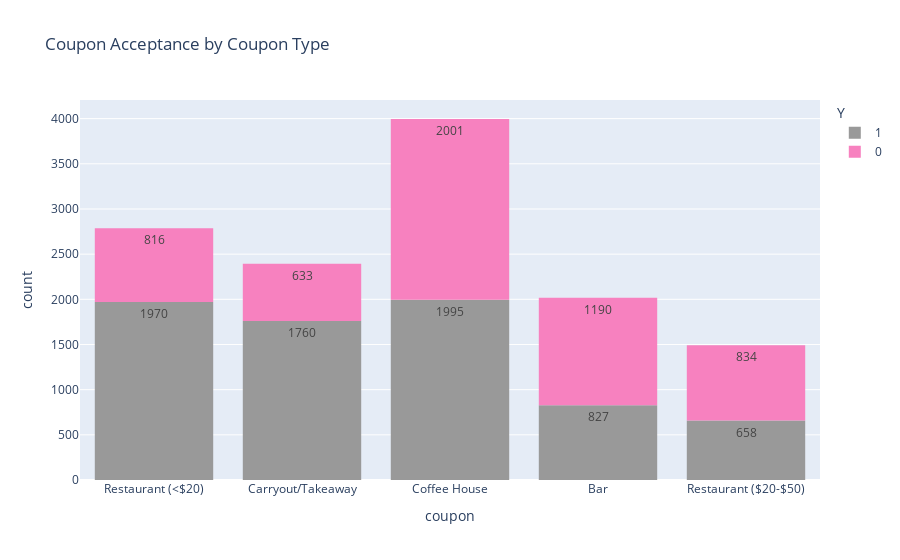
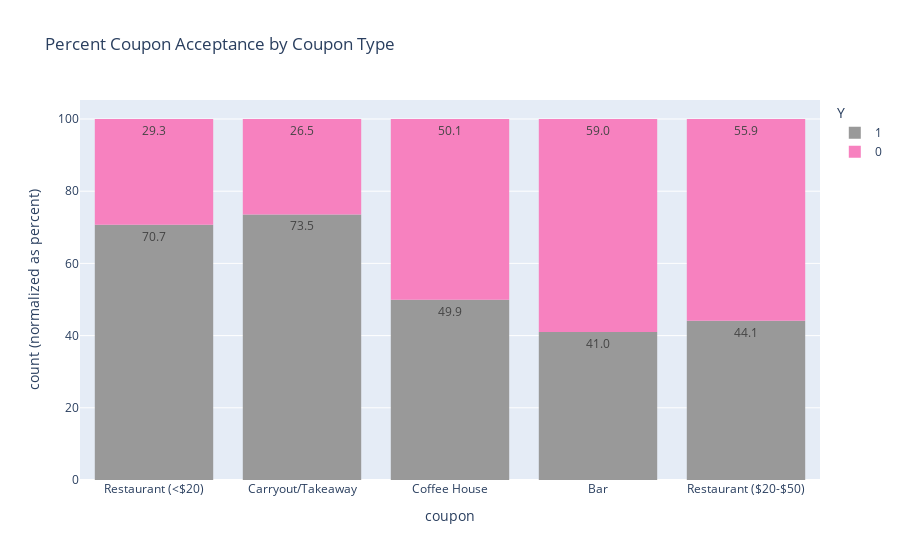

The notebook cell these images were saved under, in order:
### Markdown cell above
5. Use a bar plot to visualize the `coupon` column.

### Code cell
#chart the total number of coupons accepted and not accepted by coupon type
fig_c = px.histogram(data1,x='coupon',color='Y', text_auto='1f', color_discrete_sequence=px.colors.qualitative.Set1_r, title='Coupon Acceptance by Coupon Type')

#chart the percent of coupons accepted and not accepted by coupon type
fig_p = px.histogram(data1,x='coupon',color='Y', barnorm='percent' , text_auto='.1f', color_discrete_sequence=px.colors.qualitative.Set1_r, title='Percent Coupon Acceptance by Coupon Type')
fig_c.show()
fig_p.show()

### Figure 1 — Plotly figure (JSON) as saved in the notebook; plotly's stock layout.template omitted (floating-point values rounded to 4 significant figures; data arrays with more than 128 entries replaced by an {"elided": "..."} marker saying what was removed)
{"data": [{"bingroup": "x", "hovertemplate": "Y=1<br>coupon=%{x}<br>count=%{y}<extra></extra>", "legendgroup": "1", "marker": {"color": "rgb(153,153,153)", "pattern": {"shape": ""}}, "name": "1", "orientation": "v", "showlegend": true, "texttemplate": "%{value:1f}", "type": "histogram", "x": {"elided": "7210 str values"}, "xaxis": "x", "yaxis": "y"}, {"bingroup": "x", "hovertemplate": "Y=0<br>coupon=%{x}<br>count=%{y}<extra></extra>", "legendgroup": "0", "marker": {"color": "rgb(247,129,191)", "pattern": {"shape": ""}}, "name": "0", "orientation": "v", "showlegend": true, "texttemplate": "%{value:1f}", "type": "histogram", "x": {"elided": "5474 str values"}, "xaxis": "x", "yaxis": "y"}], "layout": {"barmode": "relative", "legend": {"title": {"text": "Y"}, "tracegroupgap": 0}, "title": {"text": "Coupon Acceptance by Coupon Type"}, "xaxis": {"anchor": "y", "domain": [0, 1], "title": {"text": "coupon"}}, "yaxis": {"anchor": "x", "domain": [0, 1], "title": {"text": "count"}}}}

### Figure 2 — Plotly figure (JSON) as saved in the notebook; plotly's stock layout.template omitted (floating-point values rounded to 4 significant figures; data arrays with more than 128 entries replaced by an {"elided": "..."} marker saying what was removed)
{"data": [{"bingroup": "x", "hovertemplate": "Y=1<br>coupon=%{x}<br>count (normalized as percent)=%{y}<extra></extra>", "legendgroup": "1", "marker": {"color": "rgb(153,153,153)", "pattern": {"shape": ""}}, "name": "1", "orientation": "v", "showlegend": true, "texttemplate": "%{value:.1f}", "type": "histogram", "x": {"elided": "7210 str values"}, "xaxis": "x", "yaxis": "y"}, {"bingroup": "x", "hovertemplate": "Y=0<br>coupon=%{x}<br>count (normalized as percent)=%{y}<extra></extra>", "legendgroup": "0", "marker": {"color": "rgb(247,129,191)", "pattern": {"shape": ""}}, "name": "0", "orientation": "v", "showlegend": true, "texttemplate": "%{value:.1f}", "type": "histogram", "x": {"elided": "5474 str values"}, "xaxis": "x", "yaxis": "y"}], "layout": {"barmode": "relative", "barnorm": "percent", "legend": {"title": {"text": "Y"}, "tracegroupgap": 0}, "title": {"text": "Percent Coupon Acceptance by Coupon Type"}, "xaxis": {"anchor": "y", "domain": [0, 1], "title": {"text": "coupon"}}, "yaxis": {"anchor": "x", "domain": [0, 1], "title": {"text": "count (normalized as percent)"}}}}
